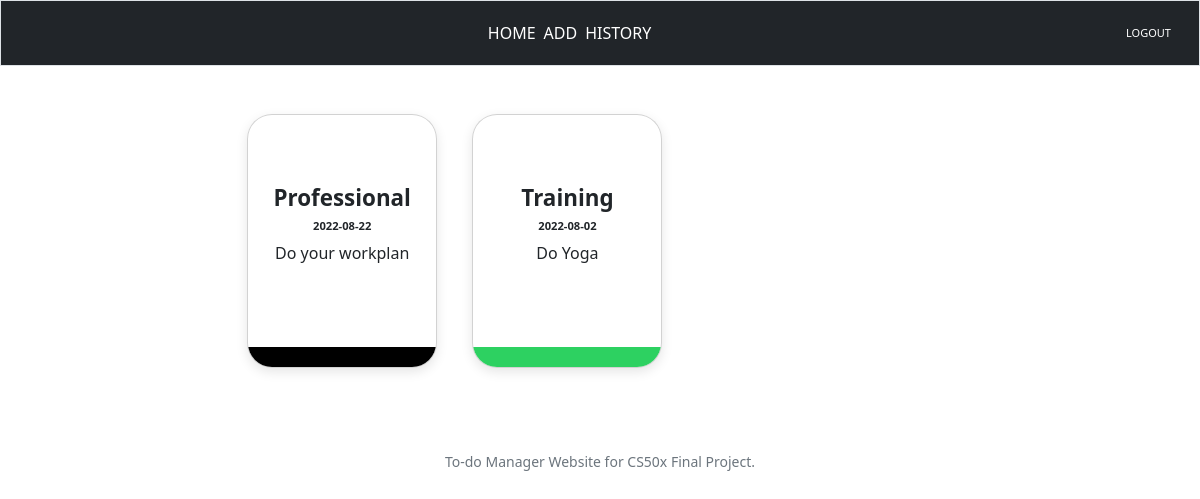
Page / (signed in) on the earlier database version.
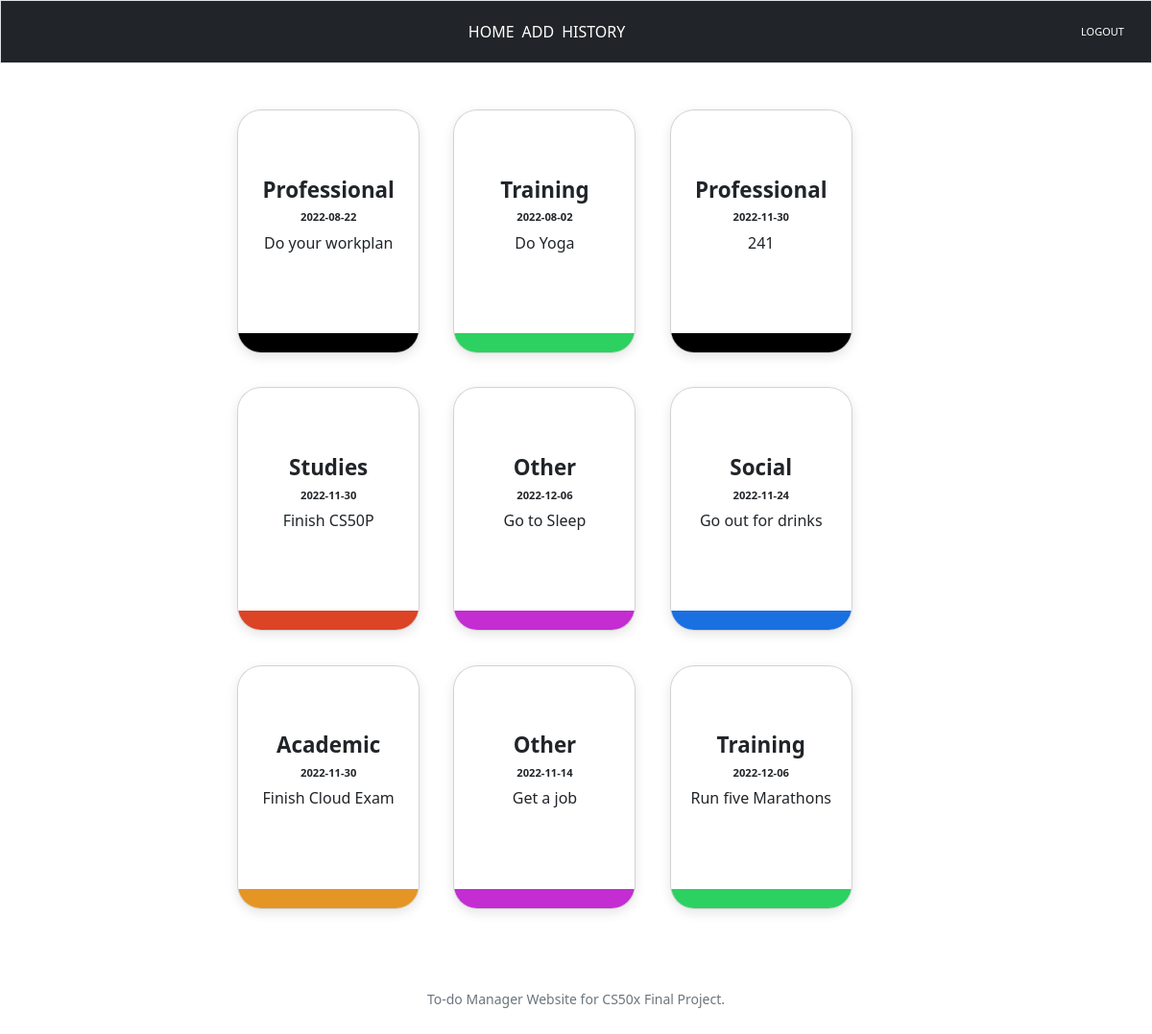
Same page on the later database version.
### tables this page shows
CREATE TABLE todo (id INTEGER, categories TEXT, description TEXT, date TEXT, FOREIGN KEY (id) REFERENCES users (id));

### app.py (the view)
@app.route("/")
@login_required
def index():
    userid = session["user_id"]
    usertodo = cursor.execute("SELECT * FROM todo WHERE id = ?", [userid])
    usertodo = usertodo.fetchall()
    return render_template("index.html", usertodo=usertodo)

### app.py (called while the page is built)
@app.after_request
def after_request(response):
    response.headers["Cache-Control"] = "no-cache, no-store, must-revalidate"
    response.headers["Expires"] = 0
    response.headers["Pragma"] = "no-cache"
    return response

### helpers.py (called while the page is built)
def login_required(f):
    @wraps(f)
    def decorated_function(*args, **kwargs):
        if session.get("user_id") is None:
            return redirect("/login")
        return f(*args, **kwargs)
    return decorated_function

### templates/index.html (shortened to what this page needs)
{% extends "layout.html" %}
{% block main %}
<body>
<div class = "containerBody" ;">
    {% for key in usertodo %}
       <div class="cardContainer">
      <div class = "card {{key.categories}}">
        <div class="colorBar"></div>
        <div class="top">
        <h5 >{{ key.categories }}</h5>
        <h6 >{{key.date}}</h6>
               <p>{{key.description}}</p>
            </div>
               <div class="buttons">
            </div>
           </div>
       </div>
   {% endfor %}
</div>
</body>
{% endblock %}

### templates/layout.html (shortened to what this page needs)
<!DOCTYPE html>
<html lang="en">
    <head>
        <link href="https://cdn.jsdelivr.net/npm/bootstrap@5.2.0/dist/css/bootstrap.min.css" rel="stylesheet">
        <link href="/static/styles.css" rel="stylesheet">
    </head>
    <body>
        <nav class="navbar navbar-light bg-faded justify-content-between flex-nowrap flex-row border bg-dark">
            <div class="container-fluid">
                <ul class="nav navbar-nav flex-row float-right" >
                    {% if session["user_id"] %}
                     <li class="nav-item"><a class="nav-link pr-3 text-white"href="/">HOME</a></li>
                    <li class="nav-item"><a class="nav-link pr-3 text-white" href="/add">ADD</a></li>
                    <li class="nav-item"><a class="nav-link text-white pr-3" href="/history">HISTORY</a></li>
                </ul>
                <a href="/logout" class="navbar-brand float-left text-white fs-11 text-center">LOGOUT</a>
                {% else %}
                <li class="nav-item"><a class="nav-link pr-3 text-white" href="/login">LOGIN</a></li>
                <li class="nav-item"><a class="nav-link pr-3 text-white " href="/register">REGISTER</a></li>
                {% endif %}
            </div>
        </nav>
        <main class="container-fluid py-5 text-center">
            {% block main %}{% endblock %}
        </main>
        <footer class="mb-5 small text-center text-muted">
            To-do Manager Website for CS50x Final Project.
        </footer>
    </body>
</html>

### static/styles.css (style rules this page uses)
body { background-color: white; }
li { margin: 4px; }
.containerBody { margin: 0 20%; display: flex; flex-wrap: wrap; gap: 5%; }
.cardContainer { margin-bottom: 5%; }
.cardContainer .card { position: relative; width: 190px; height: 254px; border-radius: 25px; background: #ffffffd0; padding: 20px; box-shadow: rgba(0, 0, 0, 0.1) 0px 4px 12px; transition: all 0.2s ease; display: flex; flex-direction: column; justify-content: space-between; overflow: hidden; }
.cardContainer .card .top h6 { font-size: 0.7rem; font-weight: bold; }
.cardContainer .card .top h5 { position: relative; font-size: 1.4rem; font-weight: bold; }
.cardContainer .card .colorBar { position: relative; width: 150%; height: 10%; top: 100%; left: -20%; right: 0; }
.cardContainer .card.Professional .colorBar { background-color: black; }
.cardContainer .card.Academic .colorBar { background-color: rgb(229, 149, 36); }
.cardContainer .card.Social .colorBar { background-color: rgb(26, 112, 224); }
.cardContainer .card.Other .colorBar { background-color: rgb(195, 45, 209); }
.cardContainer .card.Training .colorBar { background-color: rgb(45, 209, 97); }
.cardContainer .card.Studies .colorBar { background-color: rgb(219, 68, 37); }
.card .buttons { width: 100%; height: auto; font-size: 0.7rem; display: flex; justify-content: center; gap: 10%; margin-bottom: 5%; }
.fs-11 { font-size: 11px; }
.nav { text-align: center; margin: 0 auto; }

Differences in the rows shown:
added todo: categories "Professional", date "2022-11-30", description "241"
added todo: categories "Studies", date "2022-11-30", description "Finish CS50P"
added todo: categories "Other", date "2022-12-06", description "Go to Sleep"
added todo: categories "Social", date "2022-11-24", description "Go out for drinks"
added todo: categories "Academic", date "2022-11-30", description "Finish Cloud Exam"
added todo: categories "Other", date "2022-11-14", description "Get a job"
added todo: categories "Training", date "2022-12-06", description "Run five Marathons"
